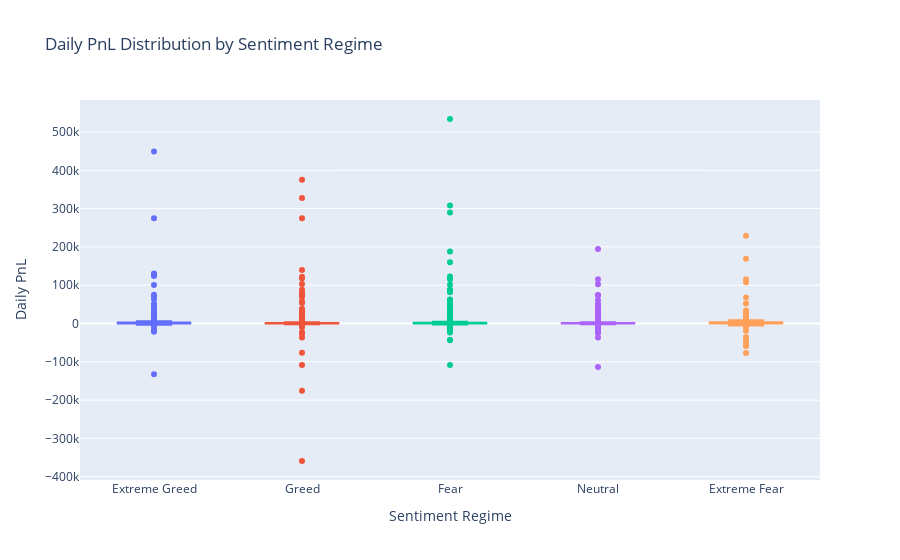

Notebook source saved alongside this figure:
### Code cell
fig = px.box(
    daily_df,
    x="classification",
    y="daily_pnl",
    color="classification",
    title="Daily PnL Distribution by Sentiment Regime"
)
fig.update_layout(
    xaxis_title="Sentiment Regime",
    yaxis_title="Daily PnL",
    showlegend=False
)
fig.show()

### Figure 1 — Plotly figure (JSON) as saved in the notebook; plotly's stock layout.template omitted (floating-point values rounded to 4 significant figures; data arrays with more than 128 entries replaced by an {"elided": "..."} marker saying what was removed)
{"data": [{"alignmentgroup": "True", "hovertemplate": "classification=%{x}<br>daily_pnl=%{y}<extra></extra>", "legendgroup": "Extreme Greed", "marker": {"color": "#636efa"}, "name": "Extreme Greed", "notched": false, "offsetgroup": "Extreme Greed", "orientation": "v", "showlegend": true, "type": "box", "x": {"elided": "526 str values"}, "x0": " ", "xaxis": "x", "y": {"elided": "526 float values"}, "y0": " ", "yaxis": "y"}, {"alignmentgroup": "True", "hovertemplate": "classification=%{x}<br>daily_pnl=%{y}<extra></extra>", "legendgroup": "Greed", "marker": {"color": "#EF553B"}, "name": "Greed", "notched": false, "offsetgroup": "Greed", "orientation": "v", "showlegend": true, "type": "box", "x": {"elided": "648 str values"}, "x0": " ", "xaxis": "x", "y": {"elided": "648 float values"}, "y0": " ", "yaxis": "y"}, {"alignmentgroup": "True", "hovertemplate": "classification=%{x}<br>daily_pnl=%{y}<extra></extra>", "legendgroup": "Fear", "marker": {"color": "#00cc96"}, "name": "Fear", "notched": false, "offsetgroup": "Fear", "orientation": "v", "showlegend": true, "type": "box", "x": {"elided": "630 str values"}, "x0": " ", "xaxis": "x", "y": {"elided": "630 float values"}, "y0": " ", "yaxis": "y"}, {"alignmentgroup": "True", "hovertemplate": "classification=%{x}<br>daily_pnl=%{y}<extra></extra>", "legendgroup": "Neutral", "marker": {"color": "#ab63fa"}, "name": "Neutral", "notched": false, "offsetgroup": "Neutral", "orientation": "v", "showlegend": true, "type": "box", "x": {"elided": "376 str values"}, "x0": " ", "xaxis": "x", "y": {"elided": "376 float values"}, "y0": " ", "yaxis": "y"}, {"alignmentgroup": "True", "hovertemplate": "classification=%{x}<br>daily_pnl=%{y}<extra></extra>", "legendgroup": "Extreme Fear", "marker": {"color": "#FFA15A"}, "name": "Extreme Fear", "notched": false, "offsetgroup": "Extreme Fear", "orientation": "v", "showlegend": true, "type": "box", "x": {"elided": "160 str values"}, "x0": " ", "xaxis": "x", "y": {"elided": "160 float values"}, "y0": " ", "yaxis": "y"}], "layout": {"boxmode": "overlay", "legend": {"title": {"text": "classification"}, "tracegroupgap": 0}, "showlegend": false, "title": {"text": "Daily PnL Distribution by Sentiment Regime"}, "xaxis": {"anchor": "y", "categoryarray": ["Extreme Greed", "Greed", "Fear", "Neutral", "Extreme Fear"], "categoryorder": "array", "domain": [0, 1], "title": {"text": "Sentiment Regime"}}, "yaxis": {"anchor": "x", "domain": [0, 1], "title": {"text": "Daily PnL"}}}}
